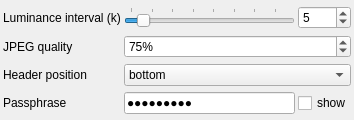
<?xml version="1.0" encoding="UTF-8"?>
<ui version="4.0">
 <class>OptionWidgetSilentEyeJpeg</class>
 <widget class="QWidget" name="OptionWidgetSilentEyeJpeg">
  <property name="geometry">
   <rect>
    <x>0</x>
    <y>0</y>
    <width>354</width>
    <height>120</height>
   </rect>
  </property>
  <property name="minimumSize">
   <size>
    <width>0</width>
    <height>120</height>
   </size>
  </property>
  <property name="maximumSize">
   <size>
    <width>16777215</width>
    <height>120</height>
   </size>
  </property>
  <property name="contextMenuPolicy">
   <enum>Qt::CustomContextMenu</enum>
  </property>
  <property name="windowTitle">
   <string>Form</string>
  </property>
  <layout class="QGridLayout" name="gridLayout">
   <property name="margin">
    <number>3</number>
   </property>
   <property name="spacing">
    <number>3</number>
   </property>
   <item row="0" column="0">
    <widget class="QLabel" name="kTextLabel">
     <property name="toolTip">
      <string>&lt;html&gt;&lt;head/&gt;&lt;body&gt;&lt;p&gt;&lt;span style=&quot; font-weight:600;&quot;&gt;Lower is luminance interval less artifacts effects are visible&lt;/span&gt;.&lt;/p&gt;&lt;p&gt;&lt;span style=&quot; text-decoration: underline;&quot;&gt;Warning&lt;/span&gt;: if decoding process don't work you have to increase luminance interval value (have to re-encode).&lt;/p&gt;&lt;/body&gt;&lt;/html&gt;</string>
     </property>
     <property name="text">
      <string>Luminance interval (k)</string>
     </property>
    </widget>
   </item>
   <item row="0" column="1">
    <widget class="QSlider" name="kSlider">
     <property name="toolTip">
      <string>&lt;!DOCTYPE HTML PUBLIC &quot;-//W3C//DTD HTML 4.0//EN&quot; &quot;http://www.w3.org/TR/REC-html40/strict.dtd&quot;&gt;
&lt;html&gt;&lt;head&gt;&lt;meta name=&quot;qrichtext&quot; content=&quot;1&quot; /&gt;&lt;style type=&quot;text/css&quot;&gt;
p, li { white-space: pre-wrap; }
&lt;/style&gt;&lt;/head&gt;&lt;body style=&quot; font-family:'MS Shell Dlg 2'; font-size:8pt; font-weight:400; font-style:normal;&quot;&gt;
&lt;p style=&quot; margin-top:0px; margin-bottom:0px; margin-left:0px; margin-right:0px; -qt-block-indent:0; text-indent:0px;&quot;&gt;&lt;span style=&quot; font-weight:600;&quot;&gt;Lower is luminance interval less artifacts effects are visible&lt;/span&gt;.&lt;/p&gt;
&lt;p style=&quot; margin-top:0px; margin-bottom:0px; margin-left:0px; margin-right:0px; -qt-block-indent:0; text-indent:0px;&quot;&gt;&lt;span style=&quot; text-decoration: underline;&quot;&gt;Warning&lt;/span&gt;: if decoding process don't work you have to increase luminance interval value (have to re-encode).&lt;/p&gt;&lt;/body&gt;&lt;/html&gt;</string>
     </property>
     <property name="minimum">
      <number>2</number>
     </property>
     <property name="maximum">
      <number>40</number>
     </property>
     <property name="singleStep">
      <number>2</number>
     </property>
     <property name="value">
      <number>5</number>
     </property>
     <property name="tracking">
      <bool>true</bool>
     </property>
     <property name="orientation">
      <enum>Qt::Horizontal</enum>
     </property>
     <property name="invertedAppearance">
      <bool>false</bool>
     </property>
     <property name="invertedControls">
      <bool>false</bool>
     </property>
     <property name="tickPosition">
      <enum>QSlider::TicksAbove</enum>
     </property>
     <property name="tickInterval">
      <number>5</number>
     </property>
    </widget>
   </item>
   <item row="0" column="2">
    <widget class="QSpinBox" name="kSpinBox">
     <property name="toolTip">
      <string>&lt;!DOCTYPE HTML PUBLIC &quot;-//W3C//DTD HTML 4.0//EN&quot; &quot;http://www.w3.org/TR/REC-html40/strict.dtd&quot;&gt;
&lt;html&gt;&lt;head&gt;&lt;meta name=&quot;qrichtext&quot; content=&quot;1&quot; /&gt;&lt;style type=&quot;text/css&quot;&gt;
p, li { white-space: pre-wrap; }
&lt;/style&gt;&lt;/head&gt;&lt;body style=&quot; font-family:'MS Shell Dlg 2'; font-size:8pt; font-weight:400; font-style:normal;&quot;&gt;
&lt;p style=&quot; margin-top:0px; margin-bottom:0px; margin-left:0px; margin-right:0px; -qt-block-indent:0; text-indent:0px;&quot;&gt;&lt;span style=&quot; font-weight:600;&quot;&gt;Lower is luminance interval less artifacts effects are visible&lt;/span&gt;.&lt;/p&gt;
&lt;p style=&quot; margin-top:0px; margin-bottom:0px; margin-left:0px; margin-right:0px; -qt-block-indent:0; text-indent:0px;&quot;&gt;&lt;span style=&quot; text-decoration: underline;&quot;&gt;Warning&lt;/span&gt;: if decoding process don't work you have to increase luminance interval value (have to re-encode).&lt;/p&gt;&lt;/body&gt;&lt;/html&gt;</string>
     </property>
     <property name="minimum">
      <number>2</number>
     </property>
     <property name="maximum">
      <number>40</number>
     </property>
     <property name="singleStep">
      <number>1</number>
     </property>
     <property name="value">
      <number>5</number>
     </property>
    </widget>
   </item>
   <item row="2" column="0">
    <widget class="QLabel" name="compressLabel">
     <property name="toolTip">
      <string>&lt;html&gt;&lt;head/&gt;&lt;body&gt;&lt;p&gt;Reduce quality to minor artifacts impacts&lt;/p&gt;&lt;/body&gt;&lt;/html&gt;</string>
     </property>
     <property name="text">
      <string>JPEG quality</string>
     </property>
    </widget>
   </item>
   <item row="2" column="1" colspan="2">
    <widget class="QSpinBox" name="compressSpinBox">
     <property name="toolTip">
      <string>&lt;html&gt;&lt;head/&gt;&lt;body&gt;&lt;p&gt;Reduce quality to minor artifacts impacts&lt;/p&gt;&lt;/body&gt;&lt;/html&gt;</string>
     </property>
     <property name="suffix">
      <string>%</string>
     </property>
     <property name="maximum">
      <number>100</number>
     </property>
     <property name="value">
      <number>75</number>
     </property>
    </widget>
   </item>
   <item row="3" column="1" colspan="2">
    <widget class="QComboBox" name="headerComboBox">
     <property name="toolTip">
      <string>SilentEye's header contains message size and have to be hide at a known position.</string>
     </property>
     <property name="currentIndex">
      <number>1</number>
     </property>
     <item>
      <property name="text">
       <string>top</string>
      </property>
     </item>
     <item>
      <property name="text">
       <string>bottom</string>
      </property>
     </item>
     <item>
      <property name="text">
       <string>signature</string>
      </property>
     </item>
    </widget>
   </item>
   <item row="3" column="0">
    <widget class="QLabel" name="headerLabel">
     <property name="toolTip">
      <string>&lt;html&gt;&lt;head/&gt;&lt;body&gt;&lt;p&gt;SilentEye's header contains message size and have to be hide at a known position.&lt;/p&gt;&lt;/body&gt;&lt;/html&gt;</string>
     </property>
     <property name="text">
      <string>Header position</string>
     </property>
    </widget>
   </item>
   <item row="4" column="0">
    <widget class="QLabel" name="pwdLabel">
     <property name="toolTip">
      <string>&lt;html&gt;&lt;head/&gt;&lt;body&gt;&lt;p&gt;Use for generation of a random luminance table&lt;/p&gt;&lt;/body&gt;&lt;/html&gt;</string>
     </property>
     <property name="text">
      <string>Passphrase</string>
     </property>
    </widget>
   </item>
   <item row="4" column="1">
    <widget class="QLineEdit" name="pwdLineEdit">
     <property name="toolTip">
      <string>Use for generation of a random luminance table</string>
     </property>
     <property name="text">
      <string>SilentEye</string>
     </property>
     <property name="echoMode">
      <enum>QLineEdit::Password</enum>
     </property>
    </widget>
   </item>
   <item row="4" column="2">
    <widget class="QCheckBox" name="pwdCheckBox">
     <property name="toolTip">
      <string>show/hide password</string>
     </property>
     <property name="text">
      <string>show</string>
     </property>
    </widget>
   </item>
  </layout>
 </widget>
 <tabstops>
  <tabstop>kSpinBox</tabstop>
  <tabstop>kSlider</tabstop>
  <tabstop>compressSpinBox</tabstop>
 </tabstops>
 <resources/>
 <connections>
  <connection>
   <sender>kSlider</sender>
   <signal>valueChanged(int)</signal>
   <receiver>kSpinBox</receiver>
   <slot>setValue(int)</slot>
   <hints>
    <hint type="sourcelabel">
     <x>177</x>
     <y>20</y>
    </hint>
    <hint type="destinationlabel">
     <x>350</x>
     <y>28</y>
    </hint>
   </hints>
  </connection>
  <connection>
   <sender>kSpinBox</sender>
   <signal>valueChanged(int)</signal>
   <receiver>kSlider</receiver>
   <slot>setValue(int)</slot>
   <hints>
    <hint type="sourcelabel">
     <x>322</x>
     <y>23</y>
    </hint>
    <hint type="destinationlabel">
     <x>220</x>
     <y>28</y>
    </hint>
   </hints>
  </connection>
 </connections>
</ui>
